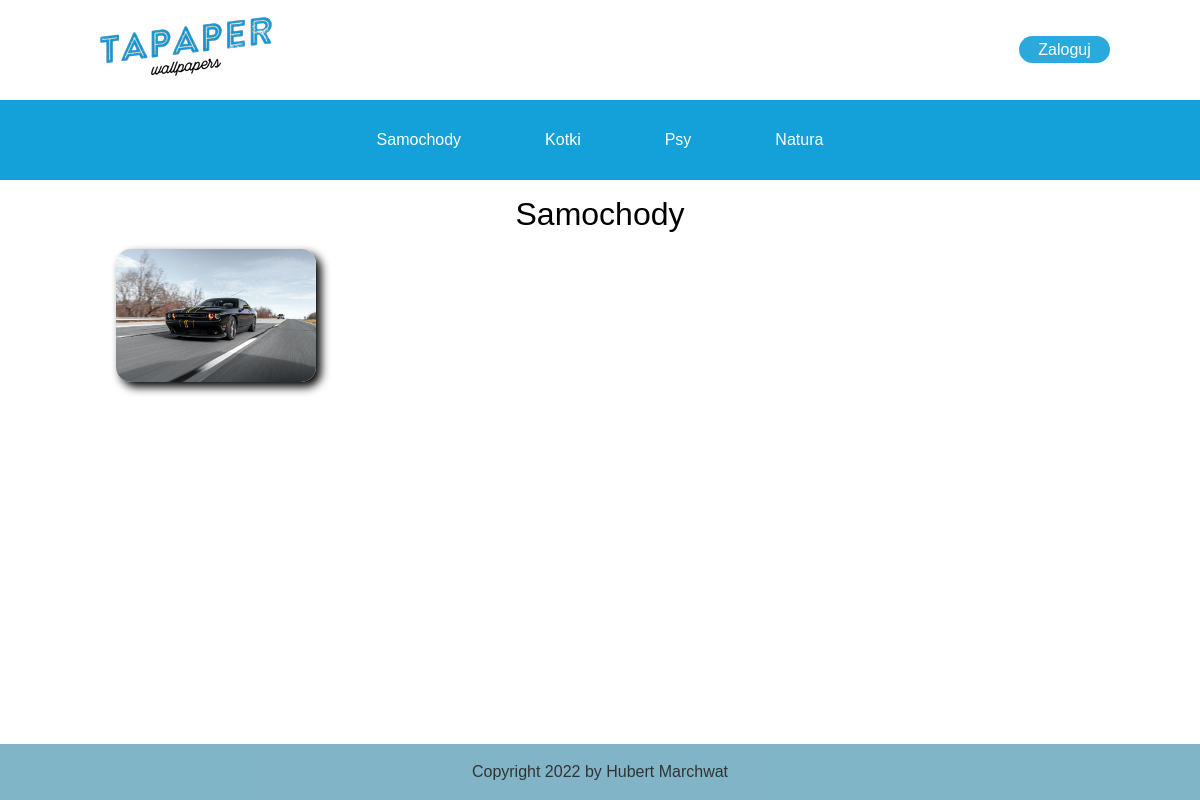
/category.php?id=2, run on the app's committed database.
### tables this page shows
CREATE TABLE `category` (
  `idcategory` int(11) NOT NULL,
  `dateadd` datetime NOT NULL DEFAULT current_timestamp(),
  `name` varchar(45) NOT NULL
);

CREATE TABLE `wallpaper` (
  `idwallpaper` int(11) NOT NULL,
  `name` varchar(45) NOT NULL,
  `description` varchar(250) NOT NULL,
  `dateadd` datetime NOT NULL DEFAULT current_timestamp(),
  `category_idcategory` int(11) NOT NULL,
  `filename` varchar(45) NOT NULL,
  `filesize` varchar(45) NOT NULL
);

### functions/dbfirst.php (called while the page is built, shortened)
<?php
function DBQuery($sql)
{
    try {
        global $conn;
        $stmt = $conn->prepare($sql);
        if($stmt){
            return $stmt;
        }else {
            echo "Błąd zapytania";
        }
    } catch (PDOException $e) {
        echo "Wystąpił błąd z pobieraniem danych:" . $e->getMessage();
    }
}
function Execute($st)
{
    try {
        $result = $st->execute();
        if ($result) {
            $data = $st->fetchAll();
        } else {
            $error = $st->errorInfo();
            echo "Błąd zapytania:" . $error[2];
        }
    } catch (PDOException $e) {
        echo "Wystąpił błąd z pobieraniem danych:" . $e->getMessage();
    }
    return $data;
}

### category.php (the view, shortened to what this page needs)
<?php require(__DIR__ . "/functions/dbfirst.php");
require(__DIR__ . "/functions/functions.php");
$idcategory = $_GET['id'];
$categorywallpapers=getCategoryWallpapers($idcategory);
?>
<!DOCTYPE html>
<html lang="pl">
<head>
    <link rel="stylesheet" href="css/headerfooterstyle.css" type="text/css">
    <link rel="stylesheet" href="css/homepagestyle.css" type="text/css">
</head>
<body>
    <?php
    require __DIR__ . "/layout/header.php";
    ?>
    <div class="wallpapercontainerheader">
        <?php echo $categorywallpapers[0][2]; ?>
    </div>
    <div class="wallpaperscontainer">
        <?php
        showWallpapers($categorywallpapers);
        ?>
    </div>
    <?php require __DIR__ . "/layout/footer.php"; ?>
</body>
</html>

### layout/header.php (shortened to what this page needs)
<?php
$data=getCategories();
?>
<header>
    <div class="topheader">
        <div>
            <a href="/index.php" class="headerlogo"><img src="/images/LogoSample.jpg" alt="Tapaper logo"></a>
        </div>
        <div>
        <?php
        if($_SESSION['login']=='OK'){
            echo '<a href="/supportfiles/logout.php" class="loginbutton">Wyloguj</a>';
        }else{
            echo '<a href="/Login.php" class="loginbutton">Zaloguj</a>';
        }
        ?>
        </div>
    </div>
    <div class="categoriescontainer">
        <?php
        foreach($data as $value){
            echo "<a href='/category.php?id=$value[0]' class='category'>$value[2]</a>";
        }
        ?>
    </div>
</header>

### functions/functions.php (shortened to what this page needs)
<?php
function showWallpapers($data)
{
    foreach ($data as $value) {
        echo "
            <div class='wallpaperbox'>
                <a href='wallpaper.php?id=$value[1]'>
                    <img src='images/$value[0]' alt='' class='wallpaper'>
                </a>
            </div>";
    }
}
function getCategoryWallpapers($idcategory)
{
    $stmt = DBQuery("Select wallpaper.filename,wallpaper.idwallpaper,category.name from wallpaper,category where category_idcategory=:idcategory AND category.idcategory=:idcategory;");
    $stmt->bindParam(':idcategory', $idcategory);
    $categorywallpapers = Execute($stmt);
    return $categorywallpapers;
}
function getCategories()
{
    $stmt = DBQuery("Select * from category;");
    $data = Execute($stmt);
    return $data;
}

### css/headerfooterstyle.css (style rules this page uses)
* { margin: 0; padding: 0; font-family: Arial, Helvetica, sans-serif; text-decoration: none; }
html { position: relative; min-height: 100%; width: 100%; }
body { margin: 0 0 10vmin; width: 100%; }
.topheader { display: flex; align-items: center; justify-content: space-between; width: min(100%, 85vw); min-height: 100px; height: 10vmin; margin-inline: auto; }
.headerlogo { width: 200px; height: 100px; }
.loginbutton { padding: 0.3em 1.2em; border-radius: 2em; box-sizing: border-box; color: #FFFFFF; background-color: #14A1D9; opacity: 0.9; text-align: center; transition: all 0.3s; }
.categoriescontainer { display: flex; justify-content: center; align-items: center; width: 100%; height: 10vmin; background-color: #14A1D9; overflow: auto; flex-wrap: wrap; }
.category { color: white; padding: 1em 2em; transition: 0.5s; border-radius: 15px; margin-inline: 10px; }

### css/homepagestyle.css (style rules this page uses)
.wallpaperscontainer { margin-top: 1vh; margin-bottom: 1vh; width: min(100%, 85vw); margin-inline: auto; display: grid; grid-template-columns: 1fr 1fr 1fr 1fr; grid-template-rows: 1fr 1fr; column-gap: 0.5vmin; row-gap: 1vmin; }
.wallpaperbox { place-self: center; }
.wallpaperbox a { display: block; }
.wallpaper { display: block; max-width: 200px; max-height: 150px; object-fit: contain; box-shadow: 5px 5px 10px black ; transition: .5s; border-radius: 15px; }
.wallpapercontainerheader { text-align: center; font-size: 2em; margin: 2vh 0px; }

### data on the page
category: name "Samochody"
category: name "Kotki"
category: name "Psy"
category: name "Natura"
wallpaper: filename (picture)
